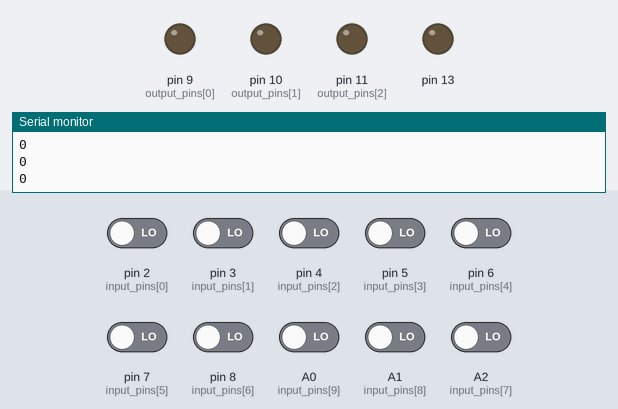
Simulated run of this sketch. Board: Arduino Uno, built with avr-gcc and run on an emulated ATmega328P. On the bench: output pins drawn as LEDs (lit = HIGH), the last lines printed to the serial monitor. The test bench sets the inputs (shaded band); at power-on: A0 (input_pins[9]), A1 (input_pins[8]), A2 (input_pins[7]), pin 2 (input_pins[0]), pin 3 (input_pins[1]), pin 4 (input_pins[2]), pin 5 (input_pins[3]), pin 6 (input_pins[4]), pin 7 (input_pins[5]), pin 8 (input_pins[6]) LOW.

Above: at 1.2 s.
1.3 s: pin 3 (input_pins[1]) driven HIGH
At 2.0 s:
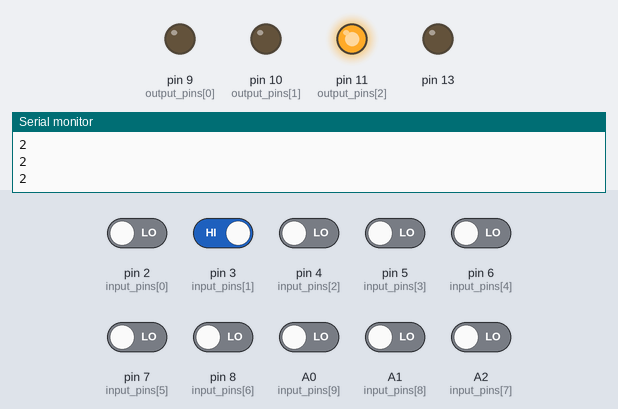
2.8 s: pin 3 (input_pins[1]) driven LOW
At 3.2 s:
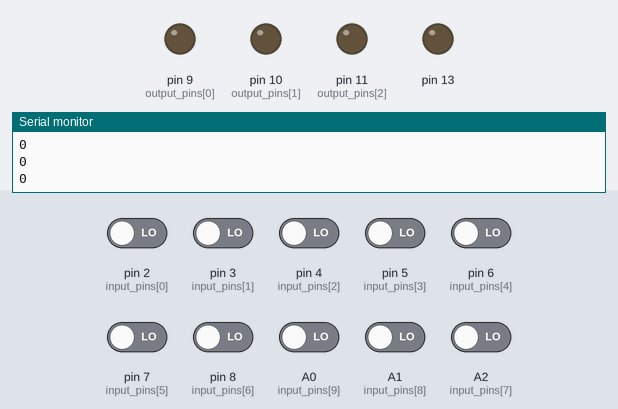
4.3 s: pin 5 (input_pins[3]) driven HIGH
At 5.5 s:
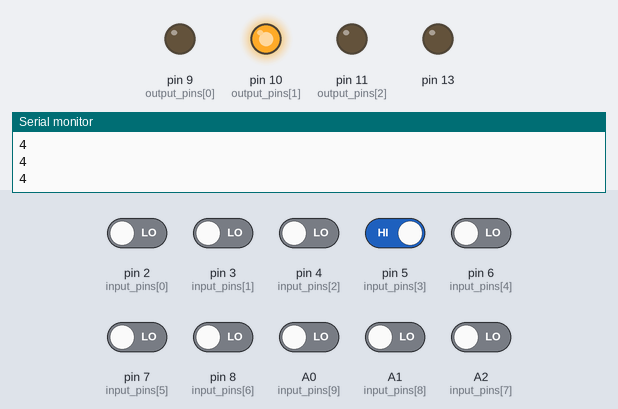
5.8 s: pin 4 (input_pins[2]) driven HIGH
At 6.9 s:
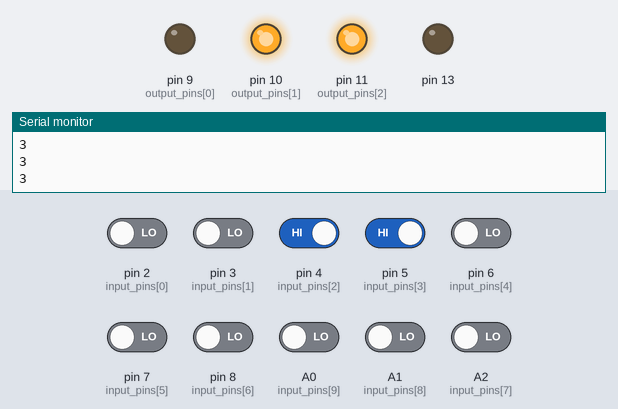
7.3 s: pin 4 (input_pins[2]) driven LOW
At 8.1 s:
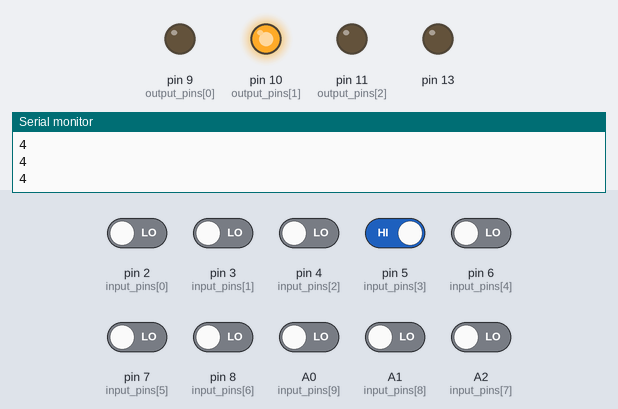
Timing chart, 0 to 9.8 s (numbered marks = the images above; inputs shaded):
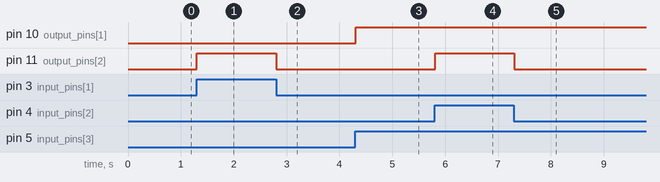

The sketch:

MUX.ino
```cpp
// constants won't change. They're used here to set pin numbers:
int input_pins[] = {2, 3, 4, 5, 6, 7, 8, A2, A1, A0};
int output_pins[] = {9, 10, 11, 12};

// variables will change:
int buttonState = 0;         // variable for reading the pushbutton status

void setup() {
  for (int i = 0; i < 10; i++)
    pinMode(input_pins[i], INPUT);
  // initialize the pushbutton pin as an input:

  for (int i = 0; i < 3; i++)
    pinMode(output_pins[i], OUTPUT);

  pinMode(13, OUTPUT);
  Serial.begin(9600);
}

int get_button() {
  for (int i = 0; i < 10; i++) {
    int state = digitalRead(input_pins[i]);
    if(state == 1)
      return i + 1;
  }
  return 0;
}

void loop() {

  int pressed = get_button();
  Serial.println(pressed);

  if (pressed != 0) {

    if (pressed == 1) {
      digitalWrite(output_pins[0], LOW);
      digitalWrite(output_pins[1], LOW);
      digitalWrite(output_pins[2], LOW);
      digitalWrite(output_pins[3], HIGH);
    }
    if (pressed == 2) {
      digitalWrite(output_pins[0], LOW);
      digitalWrite(output_pins[1], LOW);
      digitalWrite(output_pins[2], HIGH);
      digitalWrite(output_pins[3], LOW);
    }
    if (pressed == 3) {
      digitalWrite(output_pins[0], LOW);
      digitalWrite(output_pins[2], LOW);
      digitalWrite(output_pins[2], HIGH);
      digitalWrite(output_pins[3], HIGH);
    }
    if (pressed == 4) {
      digitalWrite(output_pins[0], LOW);
      digitalWrite(output_pins[1], HIGH);
      digitalWrite(output_pins[2], LOW);
      digitalWrite(output_pins[3], LOW);
    }
    if (pressed == 5) {
      digitalWrite(output_pins[0], LOW);
      digitalWrite(output_pins[1], HIGH);
      digitalWrite(output_pins[2], LOW);
      digitalWrite(output_pins[3], HIGH);
    }
    if (pressed == 6) {
      digitalWrite(output_pins[0], LOW);
      digitalWrite(output_pins[1], HIGH);
      digitalWrite(output_pins[2], HIGH);
      digitalWrite(output_pins[3], LOW);
    }
    if (pressed == 7) {
      digitalWrite(output_pins[0], LOW);
      digitalWrite(output_pins[1], HIGH);
      digitalWrite(output_pins[2], HIGH);
      digitalWrite(output_pins[3], HIGH);
    }
    if (pressed == 8) {
      digitalWrite(output_pins[0], HIGH);
      digitalWrite(output_pins[1], LOW);
      digitalWrite(output_pins[2], LOW);
      digitalWrite(output_pins[3], LOW);
    }
    if (pressed == 9) {
      digitalWrite(output_pins[0], HIGH);
      digitalWrite(output_pins[1], LOW);
      digitalWrite(output_pins[2], LOW);
      digitalWrite(output_pins[3], HIGH);
    }
    if (pressed == 10) {
      digitalWrite(output_pins[0], HIGH);
      digitalWrite(output_pins[1], LOW);
      digitalWrite(output_pins[2], HIGH);
      digitalWrite(output_pins[3], LOW);
    }
  }
  else {
    digitalWrite(output_pins[0], LOW);
    digitalWrite(output_pins[1], LOW);
    digitalWrite(output_pins[2], LOW);
    digitalWrite(output_pins[3], LOW);
 }
  delay(100);
}
```

Measured:
- after the input at 1.3 s, pin 11 (output_pins[2]): LOW → HIGH at once
- after the input at 2.8 s, pin 11 (output_pins[2]): HIGH → LOW at once
- after the input at 4.3 s, pin 10 (output_pins[1]): LOW → HIGH at once
- after the input at 5.8 s, pin 11 (output_pins[2]): LOW → HIGH at once
- after the input at 7.3 s, pin 11 (output_pins[2]): HIGH → LOW at once
